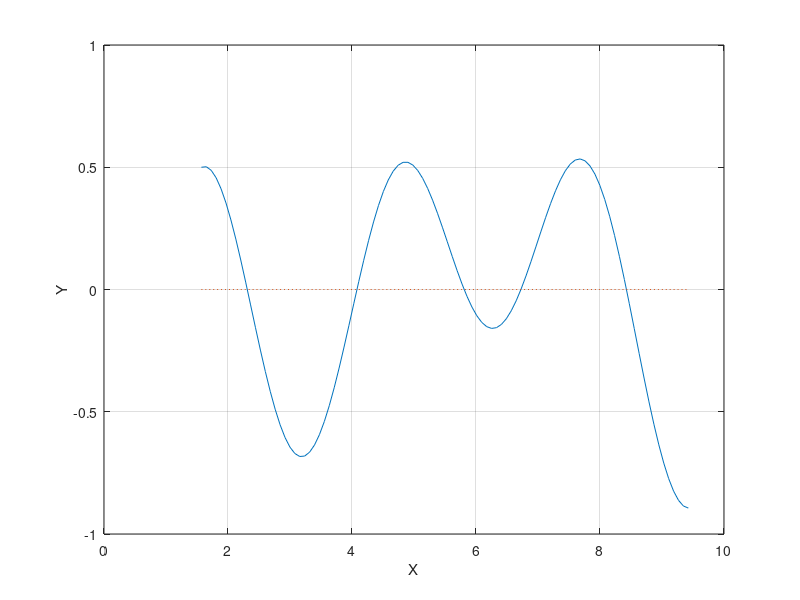

Reproduce this figure in MATLAB. (Note: this script raises an error after producing the figure.)
clear
a=pi/2; b=3*pi;
m=100; x=linspace(a,b,m);
f='sin(x).^2+(0.5-1./x).*cos(x)-0.5';
plot(x,eval(f),x,0*x,':'); grid on
xlabel('X'); ylabel('Y');
z=ginput(1);
[zr,fr]=fzero(f,z(1))
hold on
plot(zr,fr,'r*',z(1),z(2),'g*')
hold off